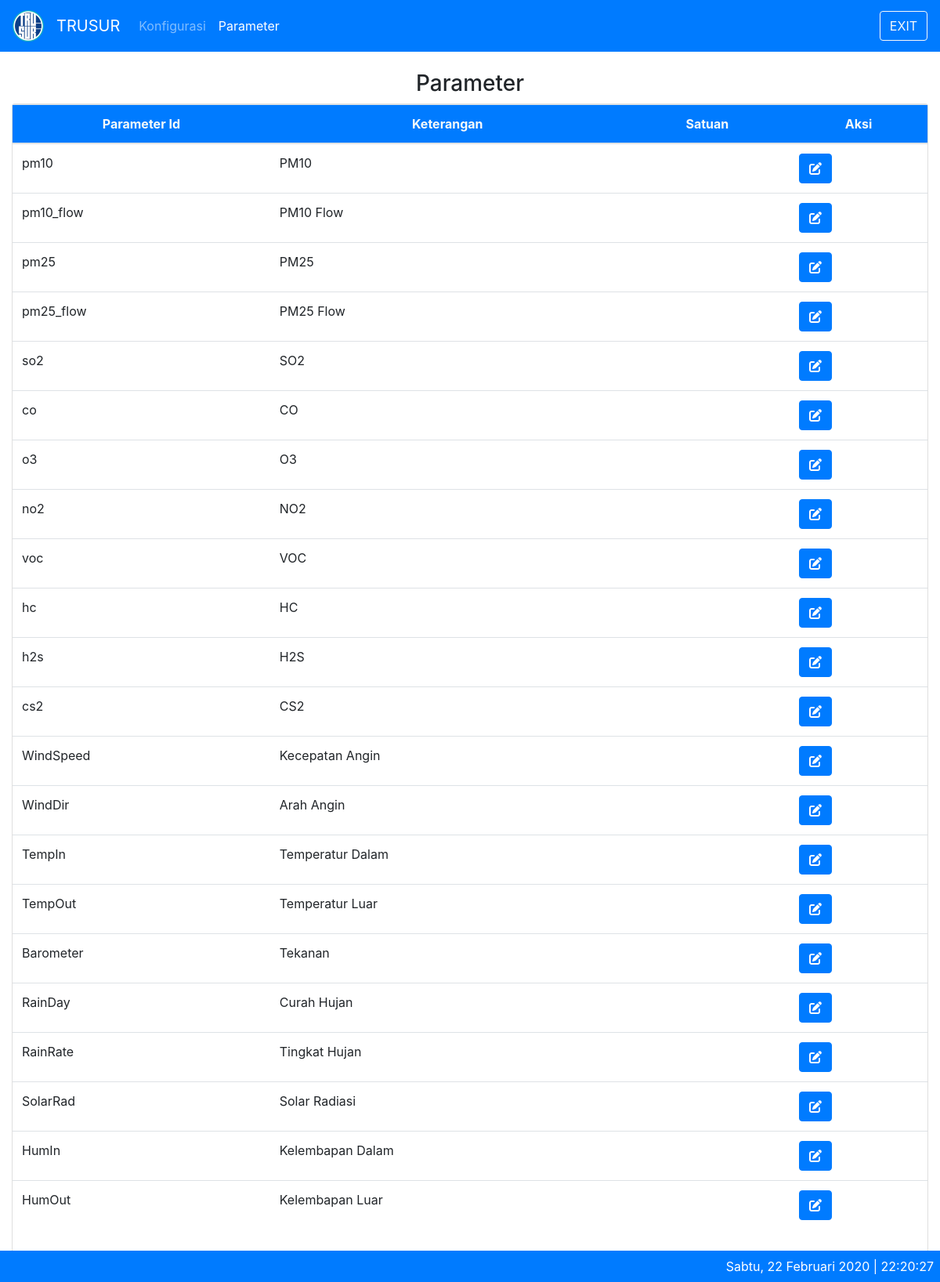
Before: /index.php/parameter with the older database file.
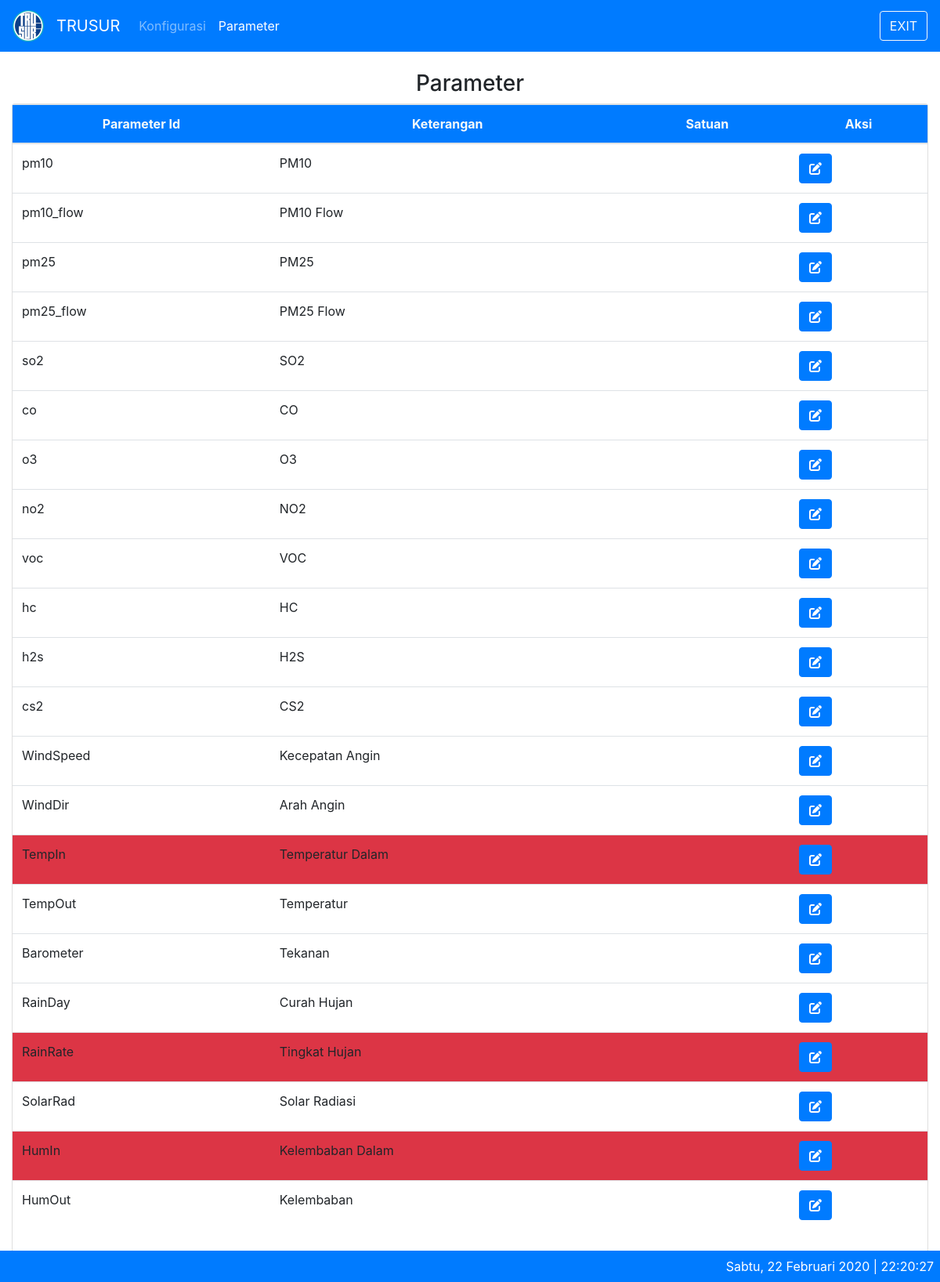
After: the same page with the newer database file.
### tables this page shows
CREATE TABLE IF NOT EXISTS `aqm_params` (
  `id` int(11) NOT NULL AUTO_INCREMENT,
  `param_id` varchar(10) NOT NULL,
  `caption` varchar(100) NOT NULL,
  `default_unit` varchar(10) NOT NULL,
  `satuan` VARCHAR(20) NOT NULL,
  `is_view` smallint(6) NOT NULL,
  `xtimestamp` timestamp NOT NULL DEFAULT current_timestamp() ON UPDATE current_timestamp(),
  PRIMARY KEY (`id`),
  UNIQUE KEY `param_id` (`param_id`)
);

### application/libraries/Temp_frontend.php (called while the page is built)
<?php
Class Temp_frontend{
	var $template_data = array();
	function set($name, $value){
		$this->template_data[$name] = $value;
	}
	function load($temp_frontend = '', $view = '', $view_data = array(), $return = FALSE){
		$this->CI =& get_instance();
		$this->set('contents', $this->CI->load->view($view, $view_data, TRUE));
		return $this->CI->load->view($temp_frontend, $this->template_data, $return);
	}
}

### application/controllers/Parameter.php (called while the page is built, shortened)
<?php
class Parameter extends CI_Controller {
	public function index()
	{
		$data['title'] = 'List Parameter';
		$data['alldata'] = $this->parameter_m->getDataParameter();
		$this->temp_frontend->load('master/theme/theme', 'master/parameter/parameter', $data);
	}
}

### index.php (called while the page is built, shortened)
<?php
require_once BASEPATH.'core/CodeIgniter.php';

### application/models/Parameter_m.php (called while the page is built, shortened)
<?php
class Parameter_m extends CI_Model {
	public function getDataParameter($id = FALSE){
		if($id === FALSE){
			$this->db->order_by('id', 'ASC');
			$query = $this->db->get('aqm_params');
			return $query->result_array();
		}
		$query = $this->db->get_where('aqm_params', array('id' => $id));
		return $query->row_array();
	}
}

### application/views/master/parameter/parameter.php (the view)
<div class="container-fluid">
  <br>
  <h3 class="text-center">Parameter</h3>
  <div class="card">
  	<div class="row" style="padding-bottom: 50px;">
  		<div class="col-sm">
  			<div class="table-responsive">
		        <table class="table">
		          <tr class="bg-primary text-center text-light">
		            <th>Parameter Id</th>
                <th>Keterangan</th>
                <th>Satuan</th>
                <th>Aksi</th>
              </tr>
		          <tbody>
		          <?php foreach($alldata as $data) : ?>
		          <tr>
		            <td class="<?php if(empty($data['is_view'])) { ?>bg-danger <?php } ?>"><?= $data['param_id']; ?></td>
                <td class="<?php if(empty($data['is_view'])) { ?>bg-danger <?php } ?>"><?= $data['caption']; ?></td>
                <td class="<?php if(empty($data['is_view'])) { ?>bg-danger <?php } ?>"><?= $data['satuan']; ?></td>
                <td class="<?php if(empty($data['is_view'])) { ?>bg-danger <?php } ?>">
                  <a href="<?= site_url('/parameter/edit/'.$data['id']) ?>" class="btn btn-primary"><i class="fas fa-edit"></i></a>
                </td>
		          </tr>
		          <?php endforeach ?>
		          </tbody>
		        </table>
		      </div>
  		</div>
  	</div>
  </div>
</div>

### application/views/master/theme/theme.php (shortened to what this page needs)
<!doctype html>
<html lang="en">
  <head>
    <link rel="stylesheet" href="<?= base_url('assets/dist/css/bootstrap.min.css') ?>">
    <link rel="stylesheet" href="<?= base_url('assets/plugins/datatables-bs4/css/dataTables.bootstrap4.css') ?>">
    <link rel="stylesheet" href="<?= base_url('assets/plugins/datatables-buttons/css/buttons.dataTables.min.css') ?>">
  </head>
  <body onload="startTime()" >
    <nav class="navbar navbar-expand-lg navbar-dark bg-primary sticky-top">
      <a class="navbar-brand" href="<?= site_url() ?>">
          <img src="<?= base_url('assets/dist/img/trusur_logo3.png') ?>" alt="">
        </a>
      <a class="navbar-brand" href="<?= site_url() ?>">TRUSUR</a>
      <div class="collapse navbar-collapse" id="navbarText">
        <ul class="navbar-nav mr-auto">
          <li class="nav-item <?= $this->uri->uri_string() == 'konfigurasi' ? 'active' : ''; ?>">
            <a class="nav-link" href="<?= site_url('konfigurasi') ?>">Konfigurasi</a>
          </li>
          <li class="nav-item <?= $this->uri->uri_string() == 'parameter' ? 'active' : ''; ?>">
            <a class="nav-link" href="<?= site_url('parameter') ?>">Parameter</a>
          </li>
        </ul>
        <form class="form-inline my-2 my-lg-0">
          <button type="button" onclick="window.close();" class="btn btn-outline-light my-2 my-sm-0">EXIT</button>
        </form>
      </div>
    </nav>
    <?=$contents?>
    <div class="footer bg-primary text-right p-2">
      <?php
      $day = date("D");
      $dayList = array(
        'Sun' => 'Minggu',
        'Mon' => 'Senin',
        'Tue' => 'Selasa',
        'Wed' => 'Rabu',
        'Thu' => 'Kamis',
        'Fri' => 'Jumat',
        'Sat' => 'Sabtu'
      );
      $month = date("m");
      $monthList = array(
        '01' => 'Januari',
        '02' => 'Februari',
        '03' => 'Maret',
        '04' => 'April',
        '05' => 'Mei',
        '06' => 'Juni',
        '07' => 'Juli',
        '08' => 'Agustus',
        '09' => 'September',
        '10' => 'Oktober',
        '11' => 'November',
        '12' => 'Desember',
      );
      echo $dayList[$day].', '.date("j").' '.$monthList[$month].' '.date("Y").' | <a id="clock"></a>'; ?>
    </div>
  </body>
</html>

### application/views/master/theme/theme.php (style rules this page uses)
.footer { position: fixed; left: 0; bottom: 0; width: 100%; color: white; text-align: center; }

Changed rows visible on the page:
changed aqm_params "TempIn": is_view 1 → 0 (drawn)
changed aqm_params "TempOut": caption "Temperatur Luar" → "Temperatur"
changed aqm_params "RainRate": is_view 1 → 0 (drawn)
changed aqm_params "HumIn": is_view 1 → 0 (drawn); caption "Kelembapan Dalam" → "Kelembaban Dalam"
changed aqm_params "HumOut": caption "Kelembapan Luar" → "Kelembaban"
